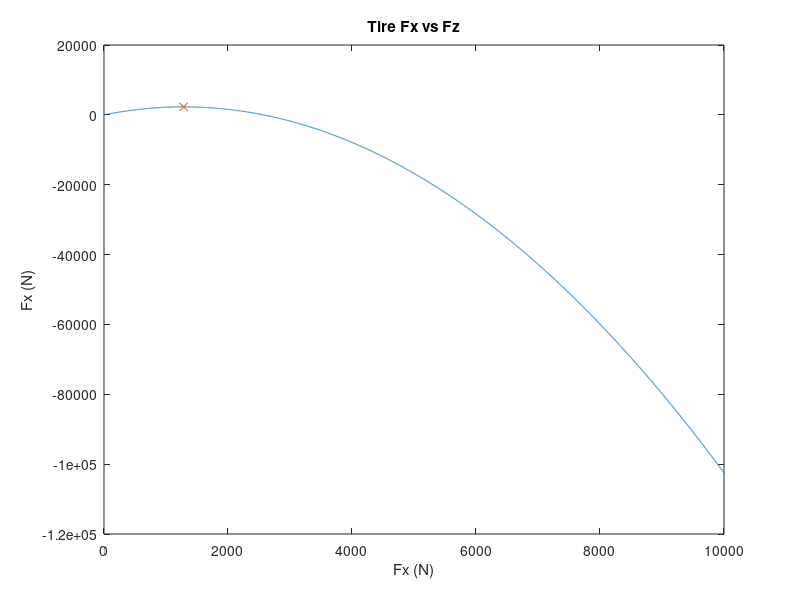

Reproduce this figure in MATLAB. (Note: this script raises an error after producing the figure.)
x = 0:10000;
fx = -0.001379 * x .^ 2 + 3.542 * x + 7.922;
[fxmax, fxmaxI] = max(fx);
plot(x, fx)
hold on
plot(fxmaxI, fxmax, 'x')
title('Tire Fx vs Fz');
xlabel('Fx (N)');
ylabel('Fx (N)');


% ht06
% wheelBase = 1530E-3;
% frontBore = 20.6E-3;% AP Racing CP4400-93 PRM 135 E 
% rearBore = 23.8E-3; % AP Racing CP4400-95 PRM 135 E
% mass = 175;
% pedalRatio = 7.1875;
% rearBrakeRadius = 66.93E-3+ (12.36E-3 ./ 2);
% frontBrakeRadius = (70.52E-3 + 86.43E-3) ./ 2;
% cgHeight = 198E-3;
% frontWeightFrac = .5086;
% totalDownForce = 383.02 + 435.68; 
% CoP = 0.870; 

% Ht07
wheelBase = 1.55; % m
frontBore = 0.6250 * 25.4E-3;  % Tilton 78-Series  5/8"
rearBore = 7/8 * 25.4E-3; % Tilton 78-Series  7/8"
mass = 271;
pedalRatio = 7.1875;
rearBrakeRadius = (70.52E-3 + 86.43E-3) ./ 2; 
frontBrakeRadius = (70.52E-3 + 86.43E-3) ./ 2;
cgHeight = 0.197;
frontWeightFrac = 0.501;%
CLA = 3.8;
% initialVelocity = 29.5; % m /s
initialVelocity = 20.5; % m /s
% initialVelocity = 2.5; % m /s
rhoAir = 1.204;% kg/m^3
totalDownForce = CLA * initialVelocity .^ 2 * .5 .* rhoAir;
CoP = 0.50;

frontCylinderArea = (frontBore ./ 2) .^ 2 .* pi;
rearCylinderArea = (rearBore ./ 2) .^ 2 .* pi;
g = 9.81;
rearBrakeCaliperArea = pi * (1.25 .* 25.4 .* 1E-3) ^ 2 ./ 4;% Wilwood GP200 
frontBrakeCaliperArea = pi * (1.25 .* 25.4 .* 1E-3) ^ 2 ./ 4;% Wilwood GP200 

brakePadFriction = 0.37; % 150-14407k Sintered Metallic
loadedTireRadius = 416.56E-3 ./2 ;

% maxDecel = 2.3141;
% maxDecel = 1.57;
% maxDecel = 2.4765;
maxDecel = 1.9905;

rearWeightTransfer = cgHeight .* mass .* -maxDecel ./ wheelBase;
rearWeightBrake = mass .* g .* (1 - frontWeightFrac) + rearWeightTransfer .* g;
frontWeightBrake = mass .* g .* frontWeightFrac - rearWeightTransfer .* g;
FXrear = (0.5 * (-0.001379*(rearWeightBrake .* 0.224809).^2 + 3.542 * (rearWeightBrake .* 0.224809) + 7.922)) ./ 0.224809; % equation in lbf so convert to lbf and back to N, 0.5 scaling factor to convert the sandpaper roller data to asphalt
FXfront = (0.5 * (-0.001379*(frontWeightBrake .* 0.224809).^2 + 3.542* (frontWeightBrake .* 0.224809) + 7.922)) ./ 0.224809; % equation in lbf so convert to lbf and back to N, 0.5 scaling factor to convert the sandpaper roller data to asphalt



FrontDownforce = totalDownForce * (CoP ./ wheelBase);
RearDownforce = totalDownForce * (1 - (CoP ./ wheelBase));

FXrearAero = (0.5*(-0.001379*((rearWeightBrake + RearDownforce) .* 0.224809).^2 + 3.542* ((rearWeightBrake + RearDownforce) .* 0.224809) + 7.922)) ./ 0.224809  % equation in lbf so convert to lbf and back to N, 0.5 scaling factor to convert the sandpaper roller data to asphalt
FXfrontAero = (0.5*(-0.001379*((frontWeightBrake + FrontDownforce) .* 0.224809).^2 + 3.542* ((frontWeightBrake + FrontDownforce) .* 0.224809) + 7.922)) ./ 0.224809 % equation in lbf so convert to lbf and back to N, 0.5 scaling factor to convert the sandpaper roller data to asphalt
syms idealBias
inputForceAero = FXfrontAero .* (frontCylinderArea .* loadedTireRadius ./ (pedalRatio .* frontBrakeCaliperArea .* 2 .* frontBrakeRadius .* brakePadFriction)) .* (1 ./ idealBias) == FXrearAero .* (rearCylinderArea .* loadedTireRadius ./ (pedalRatio .* rearBrakeCaliperArea .* 2 .* rearBrakeRadius .* brakePadFriction)) .* (1 ./ (1 - idealBias))
inputForce = FXfront .* (frontCylinderArea .* loadedTireRadius ./ (pedalRatio .* frontBrakeCaliperArea .* 2 .* frontBrakeRadius .* brakePadFriction)) .* (1 ./ idealBias) == FXrear .* (rearCylinderArea .* loadedTireRadius ./ (pedalRatio .* rearBrakeCaliperArea .* 2 .* rearBrakeRadius .* brakePadFriction)) .* (1 ./ (1 - idealBias))

Saero = solve(inputForceAero) % ideal bias including aero effects
S = solve(inputForce) % ideal bias w/o aero effects

brakeBias = double(Saero)
% brakeBias = .53
brakeDecel = (FXrearAero + FXfrontAero) ./ (mass .* g)
brakePedalEffortPerGofStoppingForce = (1 ./ pedalRatio) .* (((brakeBias .* frontBrakeCaliperArea .* frontBrakeRadius)  ./  frontCylinderArea) + (((1 - brakeBias) .* rearBrakeCaliperArea .* rearBrakeRadius) ./ rearCylinderArea)) .^ -1 .* loadedTireRadius ./ (4 .* brakePadFriction) .* g .* mass

lockIN = brakeDecel .* brakePedalEffortPerGofStoppingForce
lockINFront = FXfrontAero .* 0.5 .* (frontCylinderArea .* loadedTireRadius ./ (pedalRatio .* frontBrakeCaliperArea .* 2 .* frontBrakeRadius .* brakePadFriction)) .* (1 ./ brakeBias) % 0.5 factor b/c FX for 2 wheel, and rest for 1 wheel
lockINRear = FXrearAero .* 0.5 .* (rearCylinderArea .* loadedTireRadius ./ (pedalRatio .* rearBrakeCaliperArea .* 2 .* rearBrakeRadius .* brakePadFriction)) .* (1 ./ (1 - brakeBias)) % 0.5 factor b/c FX for 2 wheel, and rest for 1 wheel

